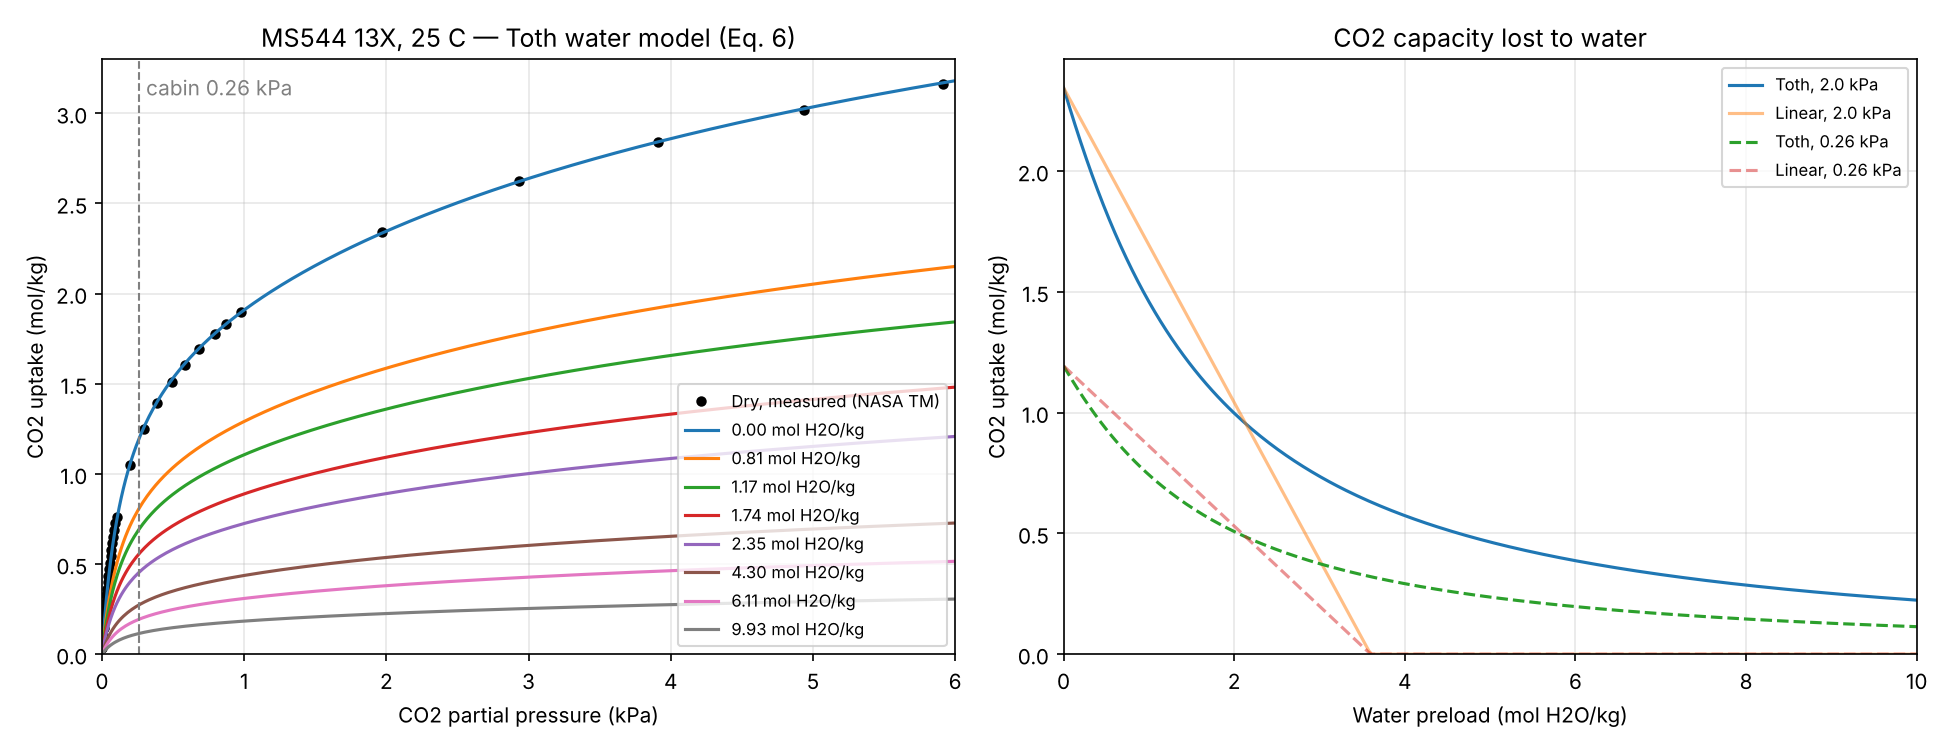

The Python source for this figure:
"""
co2_h2o_13x_model.py
--------------------
Python version of the CO2 / H2O co-adsorption model from:

    Cmarik, G. E. & Knox, J. C., "Co-Adsorption of Carbon Dioxide on
    Zeolite 13X in the Presence of Preloaded Water," ICES-2018-3.

Sorbent: Grace-Davison MS544 (Grade 544) 13X.

What the model says (paper Eqs. 4-6):
    1. Dry CO2 capacity n*_CO2(P, T) comes from a 3-site Langmuir isotherm (Eq. 4).
    2. Preloaded water knocks out a fraction f_H2O of that capacity.
       f_H2O follows a Toth-shaped curve, but with WATER LOADING in place
       of pressure (Eq. 5).
    3. Actual CO2 uptake = dry capacity * (1 - f_H2O)            (Eq. 6)

Dry isotherm parameters are NASA's own fit, from the paper's Ref. 9:
    Cmarik, Son & Knox, "Standard Isotherm Fit Information for Dry CO2 on
    Sorbents for 4-Bed Molecular Sieve," NASA/TM-2017-219847, Table 2.
    https://ntrs.nasa.gov/citations/20180002395
The measured 25 C data from that report (Table 1) is in data/ and is
plotted as a check on the parameters.

Run:  python co2_h2o_13x_model.py
Needs: numpy, pandas, matplotlib   (pip install -r requirements.txt)
"""

from pathlib import Path

import numpy as np
import pandas as pd
import matplotlib.pyplot as plt

HERE = Path(__file__).parent

# ---------------------------------------------------------------------
# 1. INPUTS
# ---------------------------------------------------------------------

T_K = 298.15     # 25 C, the temperature of the paper's Fig. 8

# Dry 3-site Langmuir parameters, NASA/TM-2017-219847 Table 2 (Grade 544 13X)
#   a_j = a0_j + c0_j * T        site capacity (mol/kg)
#   b_j = b0_j * exp(E_j / T)    site affinity (1/kPa), E_j in K
B0 = np.array([5.057e-8, 8.201e-8, 5.032e-9])
E  = np.array([5584.0,   4408.0,   4408.0])
A0 = np.array([1.640,    2.537,    1.995])
C0 = np.array([8.350e-9, 1.417e-8, -2.668e-9])

# Water-effect parameters, Cmarik & Knox Table 1 (Toth-form model)
B_H2O = 0.500   # (mol H2O/kg)^-1
T_H2O = 1.251   # dimensionless Toth heterogeneity parameter

# Linear model parameter, Cmarik & Knox Eqs. 1-3 (their first, simpler attempt)
N_STAR_H2O = 3.6   # mol H2O/kg -> linear model says CO2 capacity hits 0 here

# Water preloads to plot (mol H2O/kg) -- same values as the paper's Fig. 8
PRELOADS = [0.0, 0.81, 1.17, 1.74, 2.35, 4.30, 6.11, 9.93]

P_CABIN = 0.26   # kPa, target CO2 partial pressure for crewed missions (paper)
P_COMPARE = 2.0  # kPa, the pressure the paper uses for Fig. 9


# ---------------------------------------------------------------------
# 2. MODEL EQUATIONS
# ---------------------------------------------------------------------

def dry_co2(P, T=T_K):
    """Eq. 4: 3-site Langmuir. Each site j has a capacity a_j (mol/kg)
    and an affinity b_j (1/kPa). Total = sum of the three sites.
    P in kPa, T in K."""
    P = np.asarray(P, dtype=float)[..., None]   # broadcast over the 3 sites
    a = A0 + C0 * T
    b = B0 * np.exp(E / T)
    return np.sum(a * b * P / (1 + b * P), axis=-1)


def f_water_toth(n_h2o, b=B_H2O, t=T_H2O):
    """Eq. 5: fraction of CO2 capacity lost to preloaded water.
    Goes from 0 (dry) toward 1 (fully blocked) but never reaches it."""
    x = b * np.asarray(n_h2o, dtype=float)
    return x / (1 + x**t) ** (1 / t)


def f_water_linear(n_h2o, n_star=N_STAR_H2O):
    """Eq. 1: simpler linear capacity loss, clipped to [0, 1]."""
    return np.clip(np.asarray(n_h2o, dtype=float) / n_star, 0, 1)


def co2_uptake(P, n_h2o, T=T_K, f_func=f_water_toth):
    """Eq. 6 (or Eq. 2): CO2 uptake with water preloaded."""
    return dry_co2(P, T) * (1 - f_func(n_h2o))


# ---------------------------------------------------------------------
# 3. RUN
# ---------------------------------------------------------------------

def main():
    # Check the NASA parameters against NASA's own measured 25 C data
    dry = pd.read_csv(HERE / "data" / "tm2017_219847_13X_25C.csv", comment="#")
    resid = dry.n_molkg - dry_co2(dry.P_kPa)
    print("Dry isotherm check vs NASA/TM-2017-219847 measured data (25 C):")
    print(f"  RMS error = {np.sqrt(np.mean(resid**2)):.3f} mol/kg, "
          f"max error = {np.abs(resid).max():.3f} mol/kg "
          f"over {len(dry)} points\n")

    print(f"Dry capacity at {P_CABIN} kPa = {dry_co2(P_CABIN):.3f} mol/kg")
    print(f"Dry capacity at {P_COMPARE} kPa  = {dry_co2(P_COMPARE):.3f} mol/kg\n")

    # Table of predictions at cabin CO2 level
    print(f"Predicted CO2 uptake at {P_CABIN} kPa (mol CO2/kg):")
    print(f"  {'H2O preload':>12s} {'Toth model':>11s} {'Linear model':>13s} {'f_H2O':>7s}")
    for nw in PRELOADS:
        toth = co2_uptake(P_CABIN, nw, f_func=f_water_toth)
        lin = co2_uptake(P_CABIN, nw, f_func=f_water_linear)
        print(f"  {nw:12.2f} {toth:11.3f} {lin:13.3f} {f_water_toth(nw):7.3f}")

    print(f"\nf_H2O at 1.25 mol/kg = {f_water_toth(1.25):.3f}  "
          "(paper's conclusion says 0.5 -- see water_effect_check.py)")

    # ---------------- Plots ----------------
    P = np.linspace(0.001, 6.0, 400)
    fig, (ax1, ax2) = plt.subplots(1, 2, figsize=(13, 5))

    # Left: isotherm family, like paper Fig. 8
    d6 = dry[dry.P_kPa <= 6]
    ax1.plot(d6.P_kPa, d6.n_molkg, "ko", ms=4, label="Dry, measured (NASA TM)")
    for nw in PRELOADS:
        ax1.plot(P, co2_uptake(P, nw), label=f"{nw:.2f} mol H2O/kg")
    ax1.axvline(P_CABIN, ls="--", c="gray", lw=1)
    ax1.text(P_CABIN + 0.05, 3.1, "cabin 0.26 kPa", color="gray")
    ax1.set(xlabel="CO2 partial pressure (kPa)", ylabel="CO2 uptake (mol/kg)",
            title="MS544 13X, 25 C — Toth water model (Eq. 6)",
            xlim=(0, 6), ylim=(0, 3.3))
    ax1.legend(fontsize=8, loc="lower right")
    ax1.grid(alpha=0.3)

    # Right: capacity vs water preload at fixed P, like paper Fig. 9
    nw = np.linspace(0, 10, 300)
    for Pc, style in [(P_COMPARE, "-"), (P_CABIN, "--")]:
        ax2.plot(nw, co2_uptake(Pc, nw, f_func=f_water_toth), style,
                 label=f"Toth, {Pc} kPa")
        ax2.plot(nw, co2_uptake(Pc, nw, f_func=f_water_linear), style,
                 alpha=0.5, label=f"Linear, {Pc} kPa")
    ax2.set(xlabel="Water preload (mol H2O/kg)", ylabel="CO2 uptake (mol/kg)",
            title="CO2 capacity lost to water", xlim=(0, 10), ylim=(0, None))
    ax2.legend(fontsize=8)
    ax2.grid(alpha=0.3)

    plt.tight_layout()
    plt.savefig(HERE / "co2_h2o_13x_model.png", dpi=150)
    print("\nSaved plot -> co2_h2o_13x_model.png")
    plt.show()


if __name__ == "__main__":
    main()
